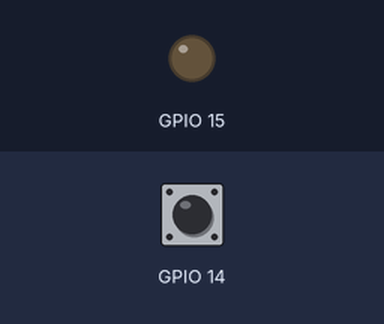
A program run on a simulated Raspberry Pi (BCM pin numbers). On the bench: output pins drawn as LEDs (lit = HIGH). Inputs (shaded band) come from the test bench; at power-on: GPIO 14 HIGH. What the program prints to the terminal is not drawn.

Above: at 1.2 s.
1.3 s: GPIO 14 pulled LOW for 0.15 s
At 2.1 s:
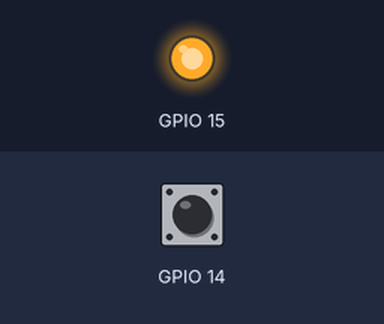
3.8 s: GPIO 14 pulled LOW for 3.2 s
At 8.9 s:
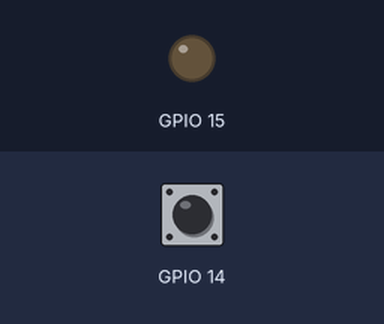
Timing chart, 0 to 10.4 s (numbered marks = the images above; inputs shaded):
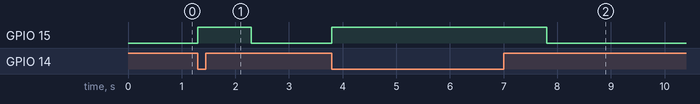

Measured:
- after the input at 1.3 s, GPIO 15: LOW → HIGH at once, → LOW 1.0 s later
- after the input at 3.8 s, GPIO 15: LOW → HIGH at once, → LOW 4.0 s later

The program:

input.py
```python
import RPi.GPIO as a
import time
a.setmode(a.BCM)
a.setup(14,a.IN,a.PUD_UP)
a.setup(15,a.OUT)
while 1:
    if(a.input(14)==0):
        a.output(15,1)
        print("ledON")
        time.sleep(1)
    else:
        a.output(15,0)
        print("LED OFF")
```
